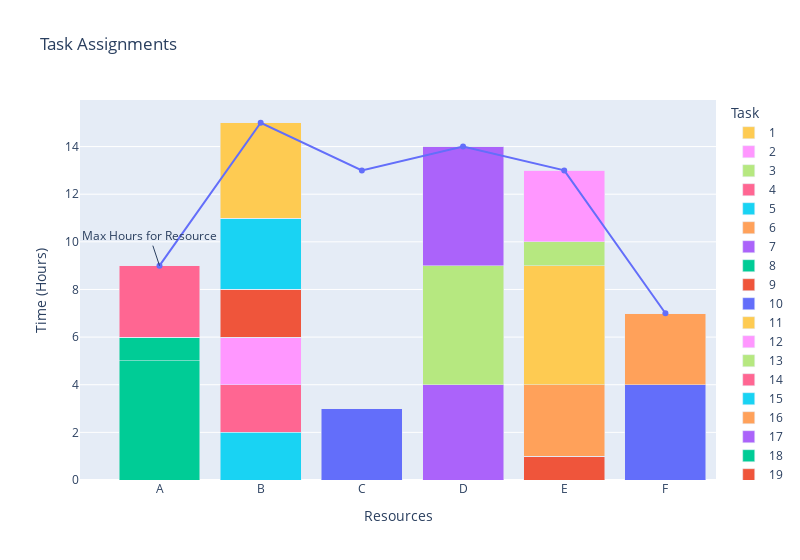

Write notebook code for a chart like this one.
### Code cell
fig = go.Figure()
res = list(resources.index)

for it in assignment_data.reset_index().sort_values('Task', ascending=False).itertuples():
    y_dict = {r:0 for r in res}
    y_dict[it.Resource] = it.Time
    fig.add_trace(go.Bar(x=res, y=list(y_dict.values()), name=it.Task))

    
fig.add_trace(go.Scatter(x=res, y=resources.HoursAvailable.values, name='Max Hours', showlegend=False))
fig.update_layout(barmode='stack', title='Task Assignments', xaxis={'title':"Resources"}, 
                  legend={'title':"Task"}, yaxis={'title': "Time (Hours)"}, width=800, autosize=False)
fig.add_annotation(
            x='A',
            y=resources.query('Resource=="A"').HoursAvailable.values[0],
            text="Max Hours for Resource")
fig

### Figure 1 — Plotly figure (JSON) as saved in the notebook; plotly's stock layout.template omitted (floating-point values rounded to 4 significant figures)
{"data": [{"name": "20", "type": "bar", "x": ["A", "B", "C", "D", "E", "F"], "y": [0, 0, 0, 0, 0, 4]}, {"name": "19", "type": "bar", "x": ["A", "B", "C", "D", "E", "F"], "y": [0, 0, 0, 0, 1, 0]}, {"name": "18", "type": "bar", "x": ["A", "B", "C", "D", "E", "F"], "y": [5, 0, 0, 0, 0, 0]}, {"name": "17", "type": "bar", "x": ["A", "B", "C", "D", "E", "F"], "y": [0, 0, 0, 4, 0, 0]}, {"name": "16", "type": "bar", "x": ["A", "B", "C", "D", "E", "F"], "y": [0, 0, 0, 0, 3, 0]}, {"name": "15", "type": "bar", "x": ["A", "B", "C", "D", "E", "F"], "y": [0, 2, 0, 0, 0, 0]}, {"name": "14", "type": "bar", "x": ["A", "B", "C", "D", "E", "F"], "y": [0, 2, 0, 0, 0, 0]}, {"name": "13", "type": "bar", "x": ["A", "B", "C", "D", "E", "F"], "y": [0, 0, 0, 5, 0, 0]}, {"name": "12", "type": "bar", "x": ["A", "B", "C", "D", "E", "F"], "y": [0, 2, 0, 0, 0, 0]}, {"name": "11", "type": "bar", "x": ["A", "B", "C", "D", "E", "F"], "y": [0, 0, 0, 0, 5, 0]}, {"name": "10", "type": "bar", "x": ["A", "B", "C", "D", "E", "F"], "y": [0, 0, 3, 0, 0, 0]}, {"name": "9", "type": "bar", "x": ["A", "B", "C", "D", "E", "F"], "y": [0, 2, 0, 0, 0, 0]}, {"name": "8", "type": "bar", "x": ["A", "B", "C", "D", "E", "F"], "y": [1, 0, 0, 0, 0, 0]}, {"name": "7", "type": "bar", "x": ["A", "B", "C", "D", "E", "F"], "y": [0, 0, 0, 5, 0, 0]}, {"name": "6", "type": "bar", "x": ["A", "B", "C", "D", "E", "F"], "y": [0, 0, 0, 0, 0, 3]}, {"name": "5", "type": "bar", "x": ["A", "B", "C", "D", "E", "F"], "y": [0, 3, 0, 0, 0, 0]}, {"name": "4", "type": "bar", "x": ["A", "B", "C", "D", "E", "F"], "y": [3, 0, 0, 0, 0, 0]}, {"name": "3", "type": "bar", "x": ["A", "B", "C", "D", "E", "F"], "y": [0, 0, 0, 0, 1, 0]}, {"name": "2", "type": "bar", "x": ["A", "B", "C", "D", "E", "F"], "y": [0, 0, 0, 0, 3, 0]}, {"name": "1", "type": "bar", "x": ["A", "B", "C", "D", "E", "F"], "y": [0, 4, 0, 0, 0, 0]}, {"name": "Max Hours", "showlegend": false, "type": "scatter", "x": ["A", "B", "C", "D", "E", "F"], "y": [9, 15, 13, 14, 13, 7]}], "layout": {"annotations": [{"text": "Max Hours for Resource", "x": "A", "y": 9}], "autosize": false, "barmode": "stack", "legend": {"title": {"text": "Task"}}, "title": {"text": "Task Assignments"}, "width": 800, "xaxis": {"title": {"text": "Resources"}}, "yaxis": {"title": {"text": "Time (Hours)"}}}}
